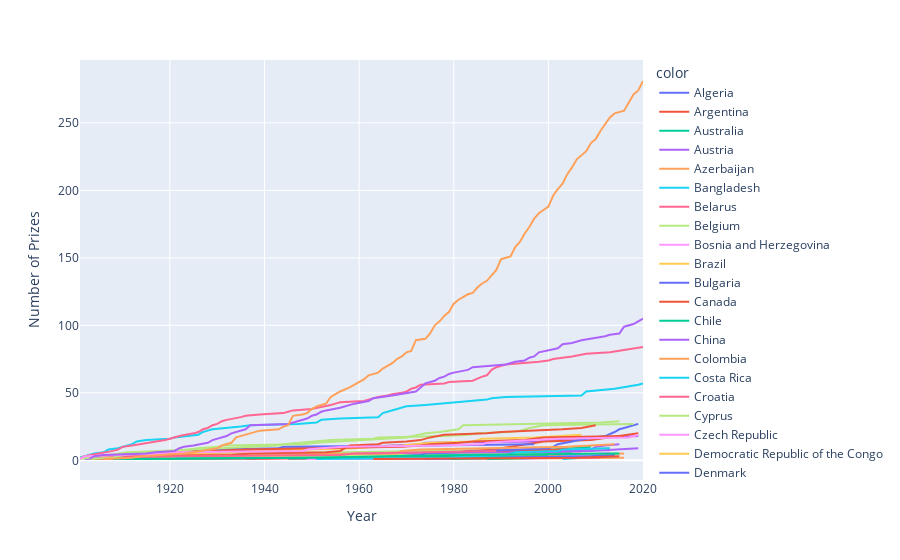

Notebook code cell kept with this figure:
### Code cell
l_chart = px.line(df_country_year_cum,
                  x=df_country_year_cum.index.get_level_values('year'),
                  y='prize',
                  color=df_country_year_cum.index.get_level_values('birth_country_current'),
                  hover_name=df_country_year_cum.index.get_level_values('birth_country_current')
                  )
l_chart.update_layout(xaxis_title='Year', yaxis_title='Number of Prizes')
